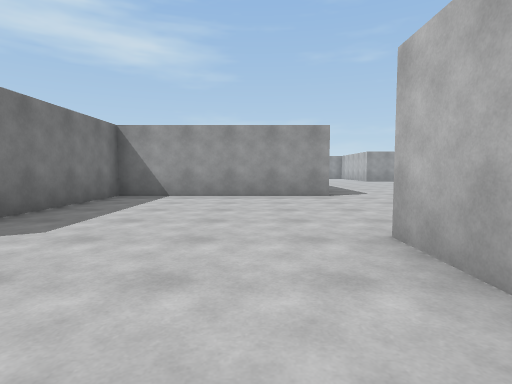
view 1 (above)

16 first-person views from a walk through a 3-D level made in the Unity game engine. The camera is 1.2 m above the floor, tilts 4° down and sees 80° across. The floor is counted in squares, 2 m on a side. Each view is taken from the middle of a square. On the plan, view 1 faces up. The plan holds only what a view shows up to about 9 squares ahead; the rest is blank. The place goes on beyond the plan. The player is left out.

view 2
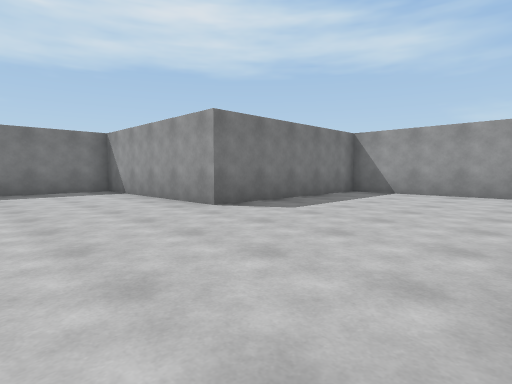

view 3
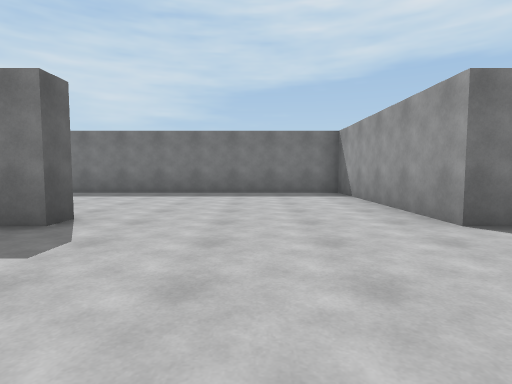

view 4
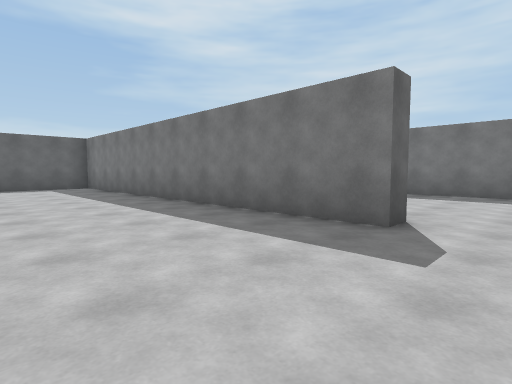

view 5
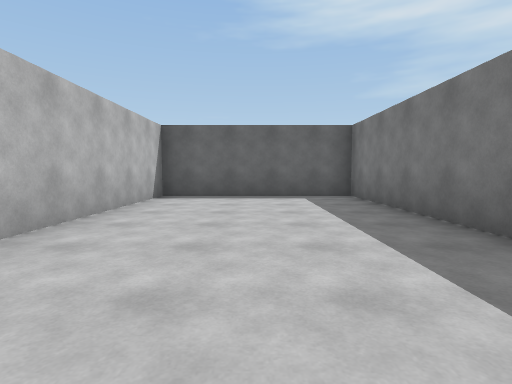

view 6
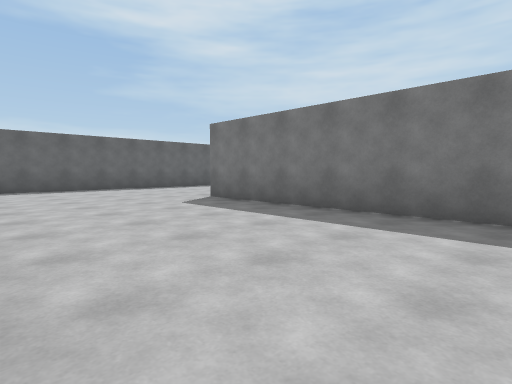

view 7
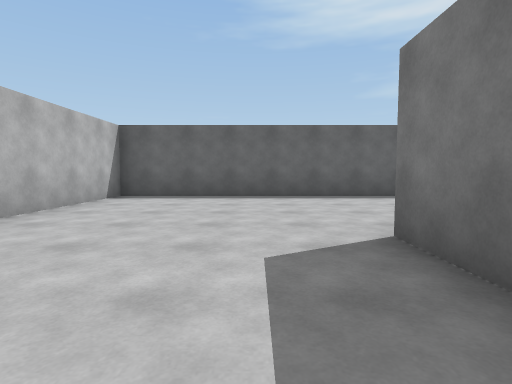

view 8
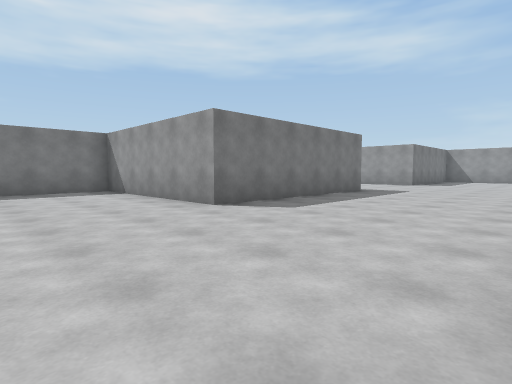

view 9
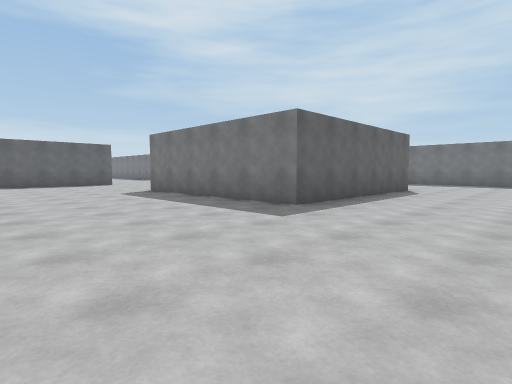

view 10
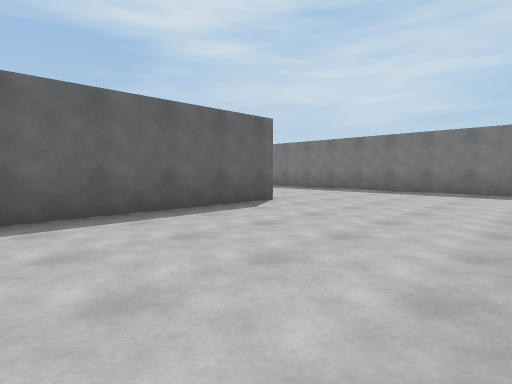

view 11
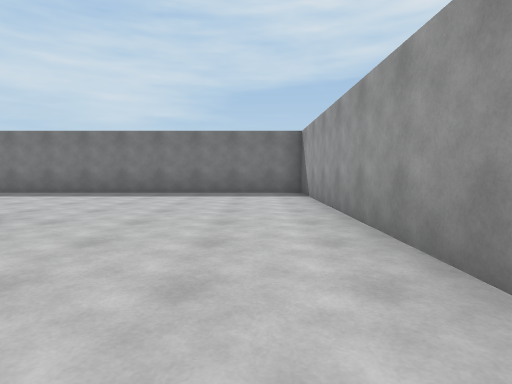

view 12
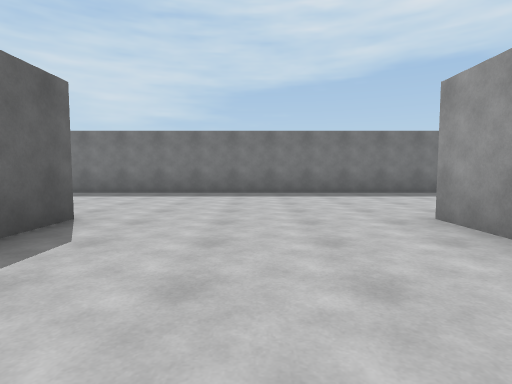

view 13
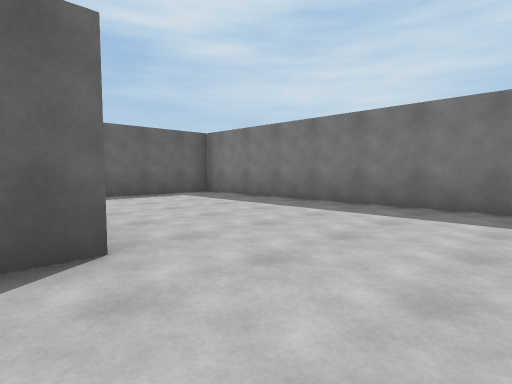

view 14
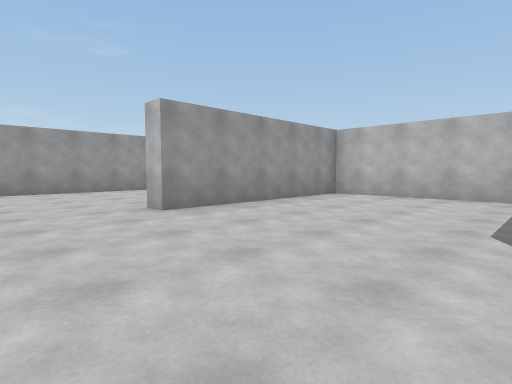

view 15
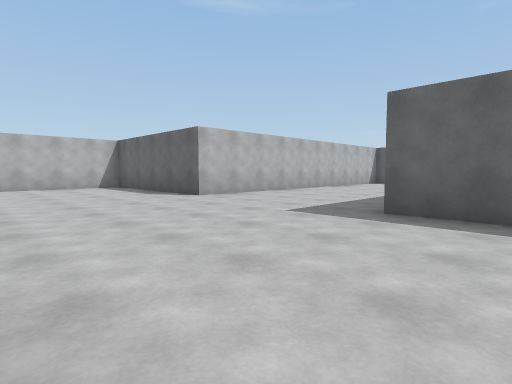

view 16
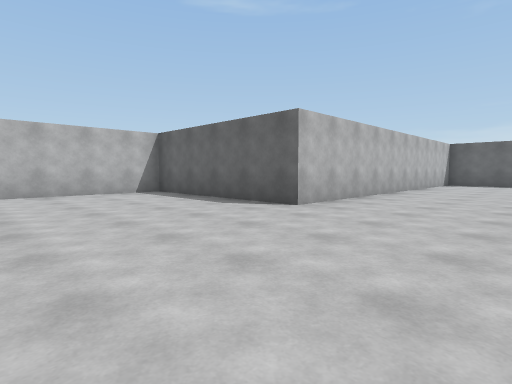

### Floor plan
Points are (right, up) in squares from view 1. A wall is a line through its corners. A room is listed if a view was taken in it or the views show most of it. See-through windows are left out.
Room 1 (views 1, 2, 3, 4, 5, 6, 7, 8, 9, 10, 11, 12, 13, 14, 15, 16)
walls: (-3.9, 7.7) (-2.6, 7.7); (1.2, 8.6) (1.2, 12.2) (-3.8, 12.2) (-3.8, 12.7) (1.7, 12.7) (1.7, 7.2) (-3.3, 7.2) (-3.3, 2.2) (-8.3, 2.2) (-8.3, -7.9); (1.2, 1.4) (1.2, 2.8); (6.2, 7.4) (6.2, 12.7) (11.2, 12.7) (11.2, 16.4); (-3.9, -2.3) (-3.3, -2.3) (-3.3, -12.3) (1.2, -12.3) (1.2, -7.6); (-1.4, 17.2) (-8.3, 17.2) (-8.3, 2.7) (-5.4, 2.7); (-8.5, -12.3) (-3.8, -12.3) (-3.8, -8.8)

Where each view was taken, in squares from view 1:
view 1: 0 up, 0 right, facing up
view 2: 1 down, 1 right, facing up-left
view 3: 0 up, 0 right, facing left
view 4: 1 down, 0 right, facing down-left
view 5: 5 down, 1 left, facing down
view 6: 2 down, 4 left, facing down-left
view 7: 5 down, 7 left, facing down
view 8: 4 up, 6 right, facing up-left
view 9: 16 up, 6 right, facing down-left
view 10: 17 up, 1 right, facing down-left
view 11: 16 up, 0 right, facing left
view 12: 10 up, 0 right, facing left
view 13: 10 up, 3 left, facing down-left
view 14: 8 up, 6 left, facing up-right
view 15: 17 up, 0 right, facing down-right
view 16: 17 up, 3 right, facing down-right
